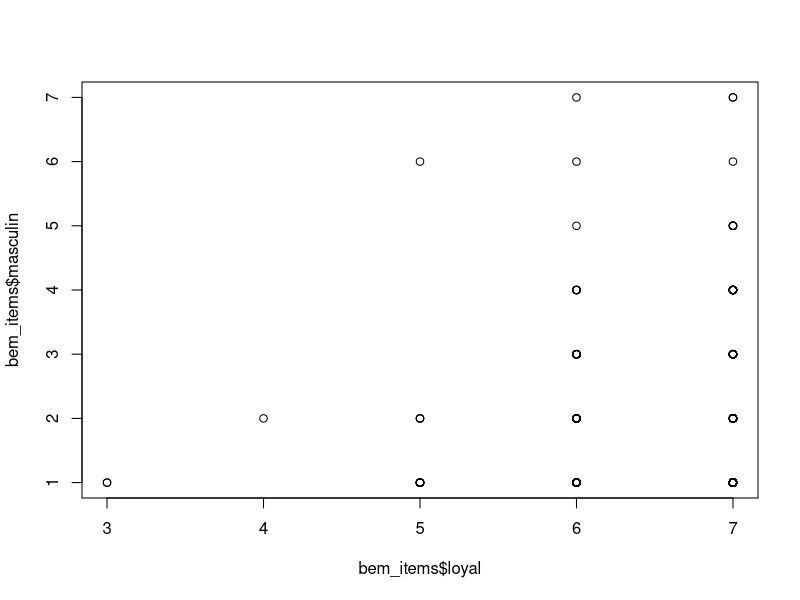
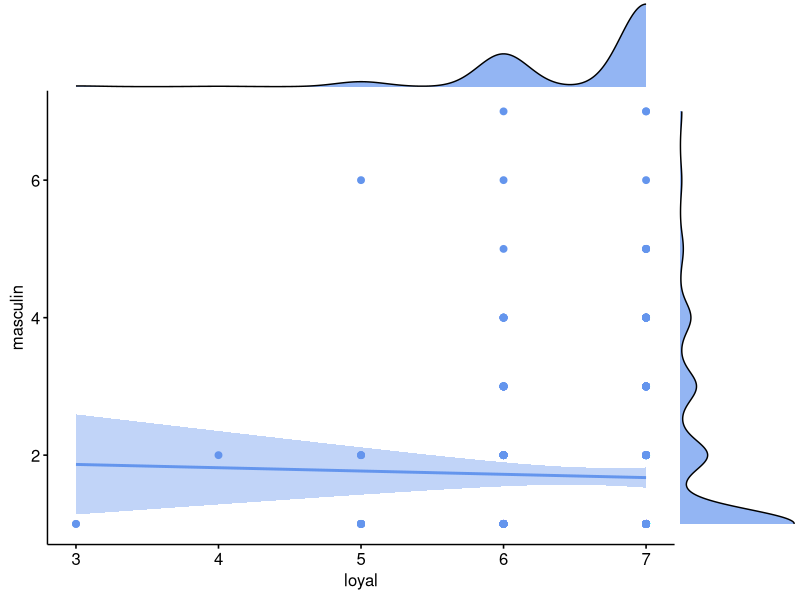
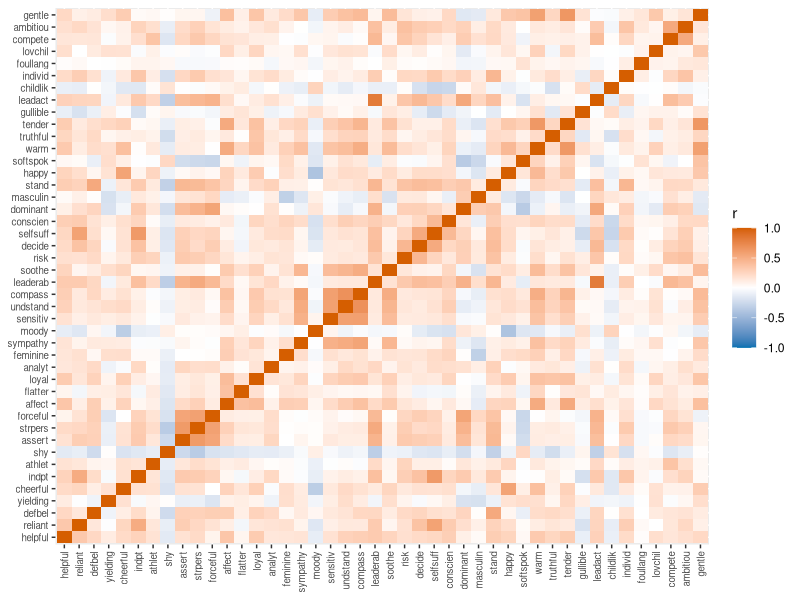
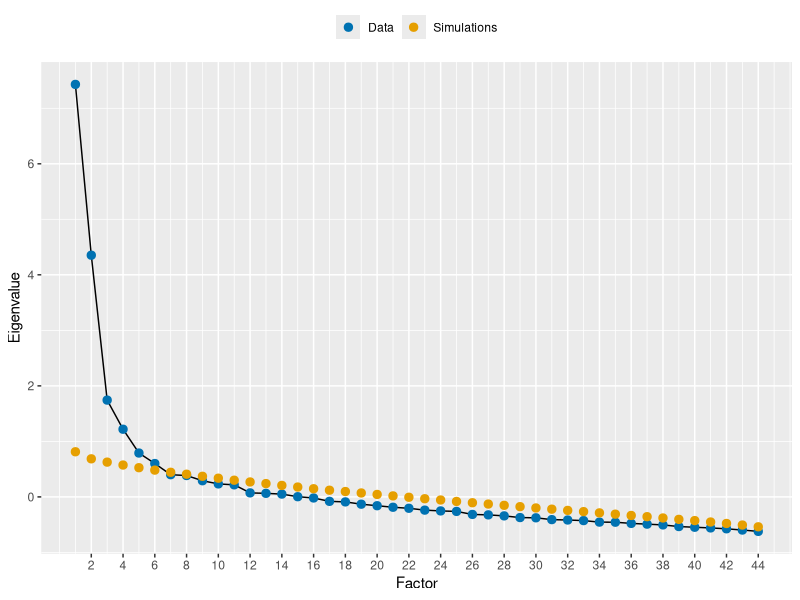
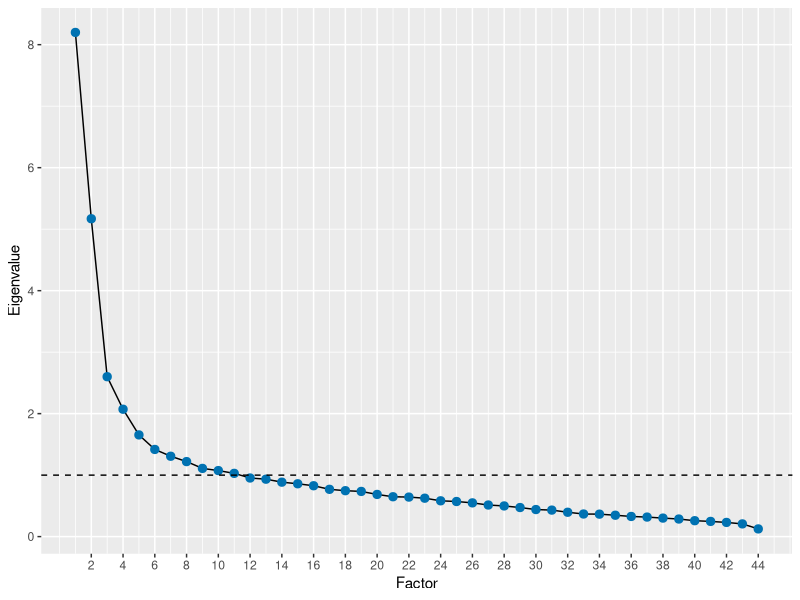

Write the R code that produced these figures, in order.
## ---- chunk 1
library(psych)      # fa(), fa.parallel(), KMO(), cortest.bartlett(), skew()
library(knitr)      # kable() for tidy tables
library(ggpubr)  #this automatically loads the required ggplot2 package
library(GPArotation)    
## ---- chunk 2
#| echo: false
bem <- read.csv("data/bemData.csv")

dim(bem)        # 369 rows (women), 47 columns
head(bem[, 1:8])
## ---- chunk 3
items <- setdiff(names(bem), c("subno", "mah_1", "include"))
length(items)   # should be 44
## ---- chunk 4
table(bem$include)
## ---- chunk 5
bem_clean <- subset(bem, include == 1)

nrow(bem_clean)                 # 344 women remain

bem_items <- subset(bem_clean, select = items)

dim(bem_items) #344 rows and 44 columns
## ---- chunk 6
plot(bem_items$loyal,bem_items$masculin)
## ---- chunk 7
ggscatterhist(bem_items, x = "loyal", y = "masculin",
              add = "reg.line",
              conf.int = TRUE, 
              color = "cornflowerblue",
              margin.params = list(fill = "cornflowerblue"))

## ---- chunk 8
skew(bem_clean$masculin)
skew(bem_clean$loyal)
## ---- chunk 9
sum(is.na(bem_items))                 # total number of missing values across all 44 items
any(colSums(is.na(bem_items)) > 0)    # does ANY item have missing data?
## ---- chunk 10

r <- cor(bem_items)      # 44 x 44 correlation matrix
dim(r)
## ---- chunk 11

round(r[1:5, 1:5], 2)    # a peek at the top-left corner (printing all 44 columns is unwieldy)
## ---- chunk 12
range(r)
## ---- chunk 13
r_off <- r[lower.tri(r)]     # each pair of items once, without the diagonal
range(r_off)
## ---- chunk 14
#| label: q5-heatmap
#| fig-height: 7
#| fig-width: 8
#| fig-cap: "Heatmap of the correlations between the 44 items."

r_long <- as.data.frame(as.table(r))     # one row per pair of items
names(r_long) <- c("item1", "item2", "r")

ggplot(r_long, aes(x = item1, y = item2, fill = r)) +
  geom_tile() +
  scale_fill_gradient2(low = "#0072B2", mid = "white", high = "#D55E00",
                       limits = c(-1, 1)) +
  labs(x = NULL, y = NULL, fill = "r") +
  theme(axis.text.x = element_text(angle = 90, hjust = 1, vjust = 0.5, size = 7),
        axis.text.y = element_text(size = 7))
## ---- chunk 15
# 1. How many of the 946 pairs of items correlate above .3?
sum(abs(r_off) > .3)
length(r_off)

## ---- chunk 16
# 2. Bartlett's test of sphericity (it needs the correlation matrix and the sample size)
bart <- cortest.bartlett(r, n = nrow(bem_items))
bart
## ---- chunk 17
bart_table <- data.frame(
  `Chi-square` = round(bart$chisq, 2),
  df           = bart$df,
  p            = ifelse(bart$p.value < .001, "< .001", sprintf("%.3f", bart$p.value)),
  check.names  = FALSE
)

kable(bart_table, align = "ccc", caption = "Bartlett test of sphericity")

## ---- chunk 18
# 3. Kaiser-Meyer-Olkin MSA: overall, and for each item
kmo <- KMO(bem_items)
round(kmo$MSA, 2)               # overall MSA
round(sort(kmo$MSAi), 2)        # MSA for each individual item (smallest first)

## ---- chunk 19
kmo_table <- data.frame(
  Item = c("Overall", names(kmo$MSAi)),
  MSA  = sprintf("%.3f", c(kmo$MSA, kmo$MSAi))
)

kable(kmo_table, align = "lc", col.names = c("Item", "KMO (MSA)"),
      caption = "Kaiser-Meyer-Olkin measure of sampling adequacy")
## ---- chunk 20

set.seed(2024)   # the simulated data are random - this keeps the results reproducible across students and this work sheet. You wouldn't normally include this

pa <- fa.parallel(bem_items, fm = "pa", fa = "fa", n.iter = 100, plot = FALSE)

pa$nfact          # number of factors suggested by the parallel analysis
## ---- chunk 21
#| fig-cap: "Scree plot with parallel analysis: eigenvalues from the real data and from simulated random data."

n_eig <- length(pa$fa.values)

pa_plot <- data.frame(
  factor     = rep(1:n_eig, 2),
  eigenvalue = c(pa$fa.values, pa$fa.sim),
  source     = rep(c("Data", "Simulations"), each = n_eig)
)

ggplot(pa_plot, aes(x = factor, y = eigenvalue, colour = source)) +
  geom_line(data = subset(pa_plot, source == "Data"), colour = "black") +
  geom_point(size = 2.5) +
  scale_colour_manual(values = c("Data" = "#0072B2", "Simulations" = "#E69F00")) +
  scale_x_continuous(breaks = seq(2, 44, 2)) +
  labs(x = "Factor", y = "Eigenvalue", colour = NULL) +
  theme(legend.position = "top")
## ---- chunk 22
ev_full <- eigen(r)$values      # eigenvalues of the full correlation matrix

scree_data <- data.frame(factor = 1:n_eig, eigenvalue = ev_full)


ggplot(scree_data, aes(x = factor, y = eigenvalue)) +
  geom_line() +
  geom_point(size = 2.5, colour = "#0072B2") +
  geom_hline(yintercept = 1, linetype = "dashed") +
  scale_x_continuous(breaks = seq(2, 44, 2)) +
  labs(x = "Factor", y = "Eigenvalue")

sum(ev_full > 1)     # how many eigenvalues are greater than 1?
round(ev_full[1:12], 2)
## ---- chunk 23

fit <- fa(bem_items, nfactors = 4, fm = "pa", rotate = "varimax")
## ---- chunk 24
loadings_mat <- unclass(fit$loadings)               # items x factors matrix of loadings
colnames(loadings_mat) <- paste("Factor", 1:4)

# Print the rotated loadings (all of them, rounded to 2 decimal places)
round(loadings_mat, 2)
## ---- chunk 25
cutoff <- 0.4     # change this to see how the pattern changes with a different cut-off

loadings_shown <- round(loadings_mat, 2)
loadings_shown[abs(loadings_shown) < cutoff] <- NA

# Add the uniqueness (see Q9) and print
loadings_table <- data.frame(loadings_shown, Uniqueness = round(fit$uniquenesses, 2), check.names = FALSE)
options(knitr.kable.NA = "")
kable(loadings_table)

## ---- chunk 26

uniq <- round(fit$uniquenesses, 2)

sort(uniq[uniq >= 0.8], decreasing = TRUE)   # items at or above 0.8

sum(uniq > 0.8)     # strictly above 0.8
sum(uniq == 0.8)    # exactly 0.8
## ---- chunk 27

# Check for one item, "foullang" (the item with the highest uniqueness)
sum(loadings_mat["foullang", ]^2)       # communality = sum of squared loadings across the row
1 - sum(loadings_mat["foullang", ]^2)   # uniqueness
fit$uniquenesses["foullang"]            # same value, as reported by fa()
## ---- chunk 28
#create a rounded to 2 dp version so that this matches the table shown
loadings_r <- round(loadings_mat, 2)               # keep loadings_mat unrounded for the communality check
n_loadings <- rowSums(abs(loadings_r) >= cutoff) # how many factors each item loads on

complex_items <- names(n_loadings)[n_loadings > 1]

complex_items

# Show their loadings on every factor (blank = below the cut-off)
kable(loadings_table[complex_items, 1:4])
options(knitr.kable.NA = "")
## ---- chunk 29
#will use loadings_r (rounded to 2dp version so it matches the table above) `affect` has a loading of  0.3953 so if using raw loadings would not be included but as the table is rounded it is included.
for (f in 1:4) {
  keep <- abs(loadings_r[, f]) >= cutoff
  cat("Factor", f, ":", paste(names(which(keep)), collapse = ", "), "\n\n")
}
## ---- chunk 30

colnames(fit$Vaccounted) <- paste("Factor", 1:4)
round(fit$Vaccounted, 3)
## ---- chunk 31
prop_var <- fit$Vaccounted["Proportion Var", ]
